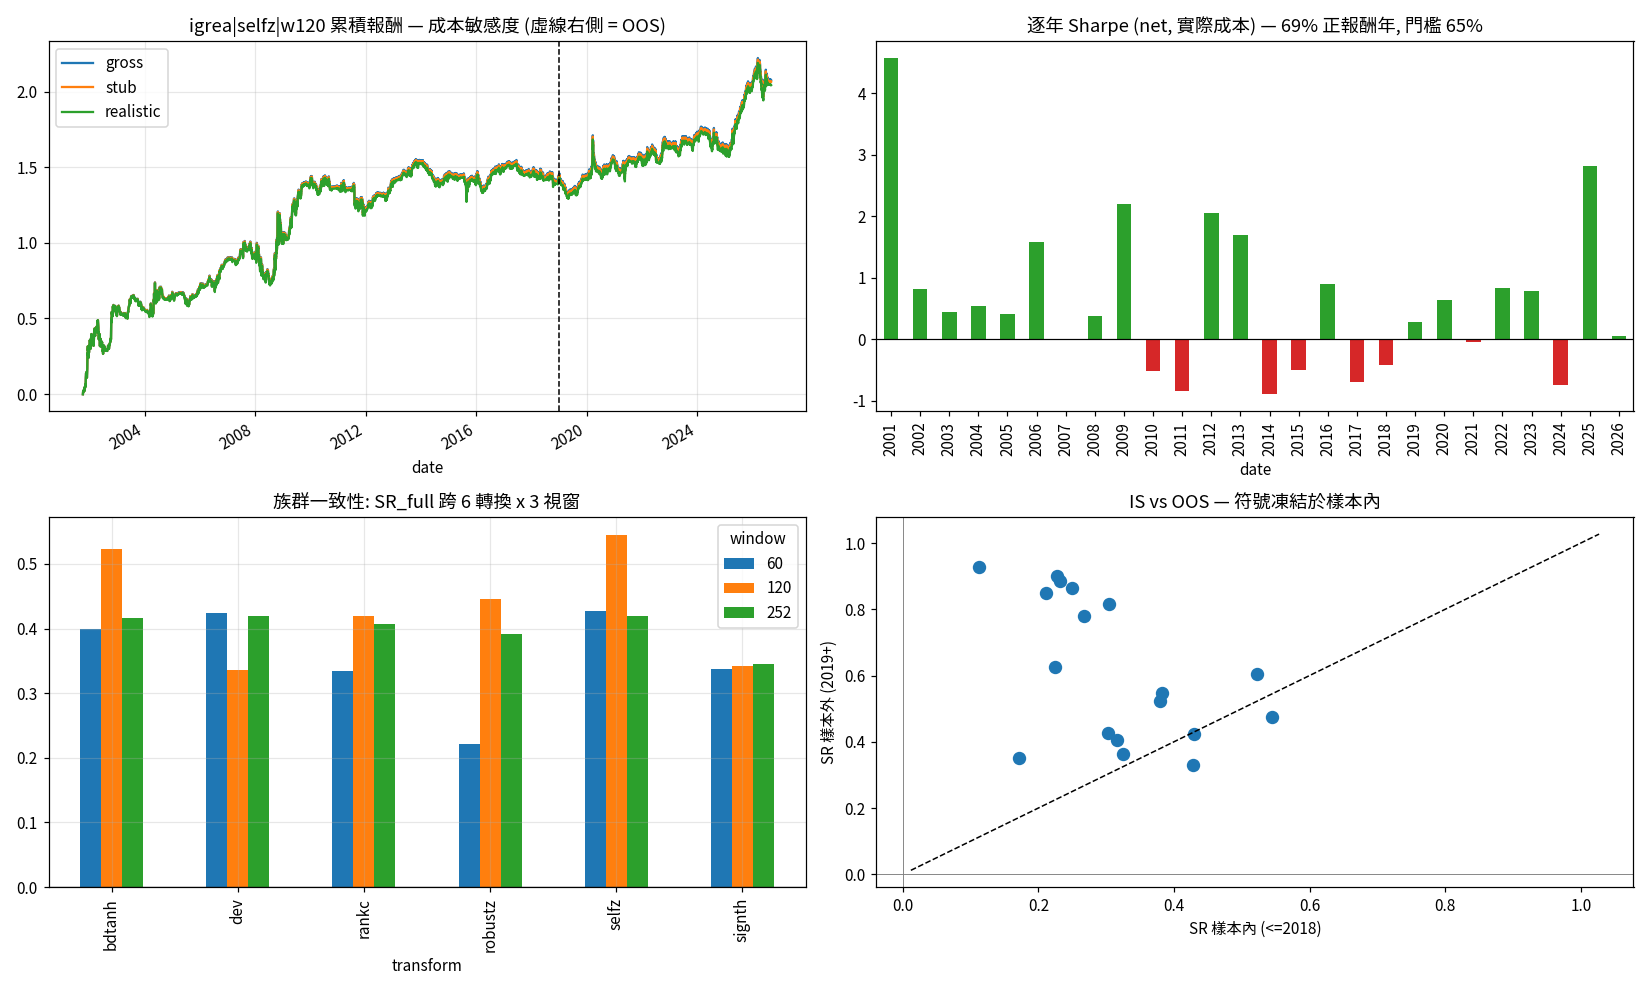

Python code for this plot:
"""QNT-12: robustness + TCA pack for the only family that came near the gates.

igrea = Kilian index of global real economic activity (dry-bulk freight rates),
monthly, pub lag 40d. Thesis: Taiwan is a globally-geared export cycle, so a
global real-activity read should have directional information on TAIEX.

Three tests, all of which a result must ship with:
  (1) FAMILY AGREEMENT  — does it hold across all 6 transforms x 3 windows,
      or only in the one cell that was reported?
  (2) IS/OOS with the sign FROZEN ON IS + a per-year SR table
  (3) COST CURVE — SR as a function of cost, from gross to 3x realistic
"""
import sys, warnings
warnings.filterwarnings("ignore")
sys.path.insert(0, "/home/ubuntu/QuantResearch/Libs"); sys.path.insert(0, "/home/ubuntu/mtx")
import numpy as np, pandas as pd, matplotlib
matplotlib.use("Agg")
import matplotlib.pyplot as plt
import cta
from cta.signals import _operators as ops
from cta.signals._ctx import build_context

OUT = "/home/ubuntu/mtx/signal_zoo/macro_sweep"
IS_END, OOS_START = "2018-12-31", "2019-01-01"
REAL = dict(fixed_per_side=70.0, fee_rate=0.00004)
ctx = build_context(); A = ctx.asset
x = ctx.macro("igrea")

TF = {"selfz": ops.selfz, "robustz": ops.robust_z, "bdtanh": ops.bd_selftanh,
      "rankc": ops.rank_c, "signth": ops.sign_thresh, "dev": ops.dev}
WS = (60, 120, 252)

def build(t, w):
    return cta.normalize_signal(TF[t](x, w).replace([np.inf,-np.inf], np.nan),
                                method="tanh", window=252)

# ── (1) family agreement ──────────────────────────────────────────────────
rows = []
for t in TF:
    for w in WS:
        s = build(t, w)
        sgn = int(cta.signal_stats(s, A, end=IS_END, auto_flip=True, roll_adjusted=True, **REAL)["sign"])
        f = cta.signal_stats(s*sgn, A, auto_flip=False, roll_adjusted=True, **REAL)
        i = cta.signal_stats(s*sgn, A, end=IS_END, auto_flip=False, roll_adjusted=True, **REAL)
        o = cta.signal_stats(s*sgn, A, start=OOS_START, auto_flip=False, roll_adjusted=True, **REAL)
        rows.append(dict(transform=t, window=w, sign=sgn, SR_IS=i["SR_net"], SR_OOS=o["SR_net"],
                         SR_full=f["SR_net"], SR_of_SR=f["SR_of_SR"],
                         positive_years=f["positive_years"], beta=f["beta"],
                         held_pct=f["held_pct"], turnover_ann=f["turnover_ann"],
                         max_dd_pct=f["max_dd_pct"], max_dd_days=f["max_dd_days"]))
fam = pd.DataFrame(rows)
fam.to_csv(f"{OUT}/igrea_family.csv", index=False)
pd.set_option("display.width", 220)
print("=== (1) FAMILY AGREEMENT — igrea, all 18 cells, IS-frozen sign, realistic cost ===")
print(fam.round(3).to_string(index=False))
print(f"\n  signs agree: {fam['sign'].nunique()==1} ({sorted(fam['sign'].unique())})")
print(f"  SR_full > 0 in {int((fam.SR_full>0).sum())}/18 cells; median {fam.SR_full.median():.3f}")
print(f"  SR_of_SR > 0.6 in {int((fam.SR_of_SR>0.6).sum())}/18 cells  <-- the gate")

# ── (2) per-year SR, sign frozen on IS ────────────────────────────────────
BEST_T, BEST_W = "selfz", 120
s = build(BEST_T, BEST_W)
sgn = int(cta.signal_stats(s, A, end=IS_END, auto_flip=True, roll_adjusted=True, **REAL)["sign"])
e = (s*sgn).shift(2).reindex(A.index)
ret = A.returns
pnl = (e*ret)
close = A["close"]
def net(fixed, fee):
    tc = e.fillna(0).diff().abs() * (fixed/(close*50.0) + fee)
    return (pnl - tc).dropna()
n = net(REAL["fixed_per_side"], REAL["fee_rate"])
yr = n.groupby(n.index.year).apply(lambda v: np.sqrt(252)*v.mean()/v.std() if len(v)>20 and v.std()>0 else np.nan).dropna()
print(f"\n=== (2) PER-YEAR SR — igrea|{BEST_T}|w{BEST_W}, sign {sgn:+d} frozen on IS<=2018 ===")
print(yr.round(2).to_string())
print(f"  positive years {(yr>0).mean():.1%} ({int((yr>0).sum())}/{len(yr)})   min {yr.min():.2f}  max {yr.max():.2f}")
print(f"  SR_of_SR = mean/std = {yr.mean()/yr.std():.3f}   (gate > 0.6)")
print(f"  IS SR {np.sqrt(252)*n[:IS_END].mean()/n[:IS_END].std():.3f}   OOS SR {np.sqrt(252)*n[OOS_START:].mean()/n[OOS_START:].std():.3f}")
bh = ret.dropna(); print(f"  buy&hold SR (roll-adj) {np.sqrt(252)*bh.mean()/bh.std():.3f}")

# ── (3) cost curve ────────────────────────────────────────────────────────
print(f"\n=== (3) COST CURVE — igrea|{BEST_T}|w{BEST_W} ===")
curve = []
for lbl, fx, fe in [("gross (no cost)", 0.0, 0.0),
                    ("framework stub 20+2e-5", 20.0, 0.00002),
                    ("+ 期交稅 (20+4e-5)", 20.0, 0.00004),
                    ("realistic 70+4e-5 (1pt slip)", 70.0, 0.00004),
                    ("2x realistic", 140.0, 0.00008),
                    ("3x realistic", 210.0, 0.00012)]:
    v = net(fx, fe); curve.append((lbl, float(np.sqrt(252)*v.mean()/v.std())))
    print(f"  {lbl:32s} SR {curve[-1][1]:+.3f}")
print(f"  turnover {e.fillna(0).diff().abs().mean()*252:.2f}/yr, held {float((e.abs()>1e-9).mean())*100:.1f}% of days,"
      f" mean|pos| {float(e.abs().mean()):.3f}")

# ── plots ─────────────────────────────────────────────────────────────────
fig, ax = plt.subplots(2, 2, figsize=(15, 9))
for lbl, fx, fe in [("gross", 0.0, 0.0), ("stub", 20.0, 0.00002), ("realistic", 70.0, 0.00004)]:
    net(fx, fe).cumsum().plot(ax=ax[0][0], label=f"{lbl}")
ax[0][0].axvline(pd.Timestamp(OOS_START), color="k", ls="--", lw=1)
ax[0][0].set_title(f"igrea|{BEST_T}|w{BEST_W} 累積報酬 — 成本敏感度 (虛線右側 = OOS)"); ax[0][0].legend(); ax[0][0].grid(alpha=.3)
yr.plot(kind="bar", ax=ax[0][1], color=["tab:green" if v>0 else "tab:red" for v in yr])
ax[0][1].axhline(0, color="k", lw=.8); ax[0][1].set_title(f"逐年 Sharpe (net, 實際成本) — {(yr>0).mean():.0%} 正報酬年, 門檻 65%")
fam.pivot(index="transform", columns="window", values="SR_full").plot(kind="bar", ax=ax[1][0])
ax[1][0].axhline(0, color="k", lw=.8); ax[1][0].set_title("族群一致性: SR_full 跨 6 轉換 x 3 視窗"); ax[1][0].grid(alpha=.3)
ax[1][1].scatter(fam.SR_IS, fam.SR_OOS, s=60)
lim = [min(fam.SR_IS.min(), fam.SR_OOS.min())-.1, max(fam.SR_IS.max(), fam.SR_OOS.max())+.1]
ax[1][1].plot(lim, lim, "k--", lw=1); ax[1][1].axhline(0, color="gray", lw=.6); ax[1][1].axvline(0, color="gray", lw=.6)
ax[1][1].set_xlabel("SR 樣本內 (<=2018)"); ax[1][1].set_ylabel("SR 樣本外 (2019+)")
ax[1][1].set_title("IS vs OOS — 符號凍結於樣本內")
plt.tight_layout(); plt.savefig(f"{OUT}/igrea_robustness.png", dpi=110)
print(f"\nsaved {OUT}/igrea_robustness.png")
